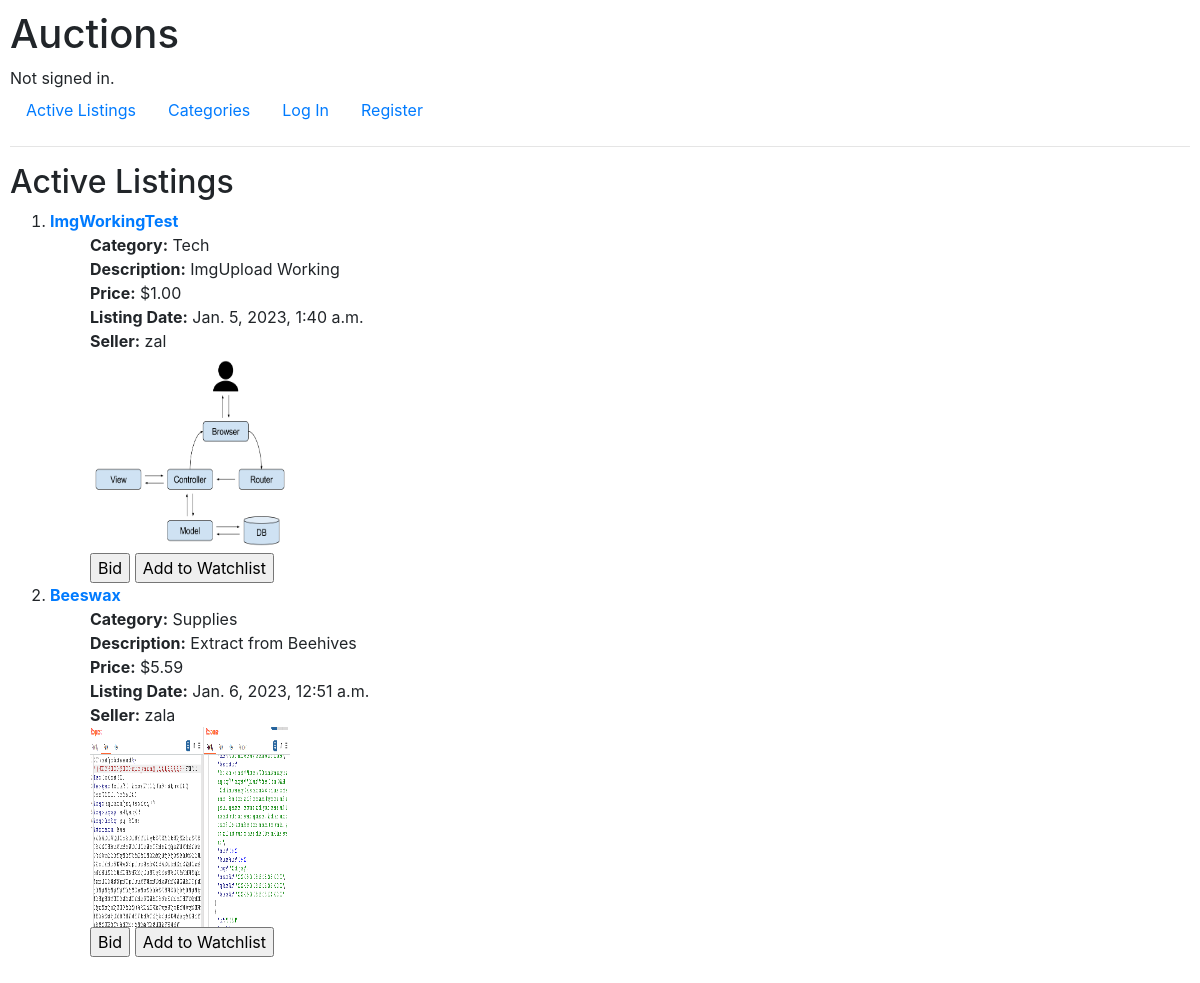
The page / on the database its author committed.
### auctions/models.py (models this page shows, shortened)
class Listings(models.Model):
    item_name = models.CharField(unique=False, max_length=255)
    description = models.TextField()
    category = models.CharField(max_length=255, default="None", unique=False)
    price = models.DecimalField(max_digits = 14, decimal_places=2, null=False, blank=True, default=0)
    date_created = models.DateTimeField(auto_now=True)
    image = models.ImageField(upload_to='images/', blank=True, null=True)
    owner = models.CharField(unique=False, max_length=255)

### auctions/views.py (the view)
# urls.py: path("", views.index, name="index"),
def index(request):
    queries = Listings.objects.all()
    return render(request, "index.html", {
        "data" : queries
    })

### auctions/templates/index.html
{% extends "layout.html" %}
{% block body %}
    <h2>Active Listings</h2>
{% if data %}
    <div>
    <ol>
        {% for dat in data %}
        <li><b><a href="{% url 'listings' %}">{{ dat.item_name }}</a></b></li>
        <ul>
            <li><strong>Category:</strong> {{ dat.category }}</li>
            <li><strong>Description:</strong> {{ dat.description }} </li>
            <li><strong>Price:</strong> ${{ dat.price }}</li>
            <li><strong>Listing Date:</strong> {{dat.date_created}} </li>
            <li><strong>Seller:</strong> {{ dat.owner }} </li>
            <img src= http://127.0.0.1:8000/media/{{dat.image}} width="200" height="200"/>
            <br>
            <input type="submit" value="Bid" name="Bid"/>
            <input type="submit" value="Add to Watchlist" name="Watchlist"/>
        </ul>
        {% endfor %}
    </ol>
    </div>
{% else %}
    No active Listings
{% endif %}
{% endblock %}

### auctions/static/auctions/styles.css (style rules this page uses)
body { padding: 10px; }
ul { list-style-type: none; }

### rows shown on the page
Listings: item_name "ImgWorkingTest", category "Tech", description "ImgUpload Working", price "1.00", date_created "Jan. 5, 2023, 1:40 a.m.", owner "zal", image (picture)
Listings: item_name "Beeswax", category "Supplies", description "Extract from Beehives", price "5.59", date_created "Jan. 6, 2023, 12:51 a.m.", owner "zala", image (picture)
